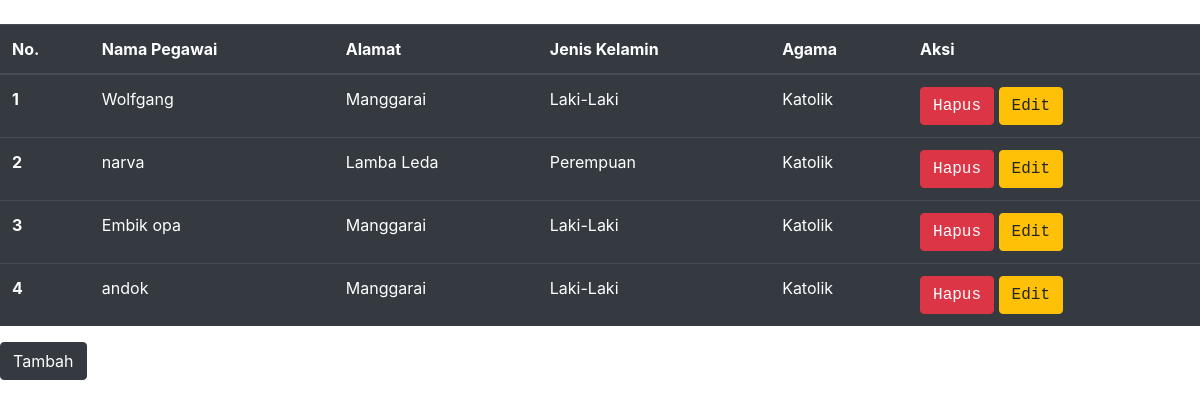
Screenshot of /pegawai.php with the database file from the repository.
### tables this page shows
CREATE TABLE `pegawai` (
  `id_pegawai` int(11) NOT NULL,
  `nama_pegawai` varchar(60) NOT NULL,
  `alamat` varchar(50) NOT NULL,
  `jenis_kelamin` varchar(20) NOT NULL,
  `agama` varchar(20) NOT NULL
);

### pegawai.php (the view, shortened to what this page needs)
<!doctype html>
<html lang="en">
  <head>
    <link rel="stylesheet" href="https://cdn.jsdelivr.net/npm/bootstrap@4.3.1/dist/css/bootstrap.min.css">
  </head>
  <body>
    <?php
    $no = 1;
    include("konek.php");
    $cari=mysqli_query($konek, "SELECT * from pegawai") or die (mysqli_error());
    ?>
    <table class="mt-4 table table-dark table-hover">
        <thead>
            <tr>
            <th scope="col">No.</th>
            <th scope="col">Nama Pegawai</th>
            <th scope="col">Alamat</th>
            <th scope="col">Jenis Kelamin</th>
            <th scope="col">Agama</th>
            <th scope="col">Aksi</th>
            </tr>
        </thead>
        <tbody>
            <?php
                while ($data=mysqli_fetch_array($cari)){
            ?>
            <tr>
            <th scope="row"><?php echo $no; ?></th>
            <td><?php echo $data['nama_pegawai']; ?></td>
            <td><?php echo $data['alamat']; ?></td>
            <td><?php echo $data['jenis_kelamin']; ?></td>
            <td><?php echo $data['agama']; ?></td>
            <td>
                <a href="?z=hpegawai&id=<?php echo $data['id_pegawai']; ?>" class="btn btn-danger  text-monospace">Hapus</a>
                <a href="?z=epegawai&id=<?php echo $data['id_pegawai']; ?>" class="btn btn-warning  text-monospace">Edit</a>
            </td>
            </tr>
            <?php
                $no++;
            }
            ?>
        </tbody>
    </table>
    <a href="?z=tpegawai" class="btn btn-dark">Tambah</a>
  </body>
</html>

### rows the page displays
pegawai: nama_pegawai "Wolfgang", alamat "Manggarai", jenis_kelamin "Laki-Laki", agama "Katolik"
pegawai: nama_pegawai "narva", alamat "Lamba Leda", jenis_kelamin "Perempuan", agama "Katolik"
pegawai: nama_pegawai "Embik opa", alamat "Manggarai", jenis_kelamin "Laki-Laki", agama "Katolik"
pegawai: nama_pegawai "andok", alamat "Manggarai", jenis_kelamin "Laki-Laki", agama "Katolik"
